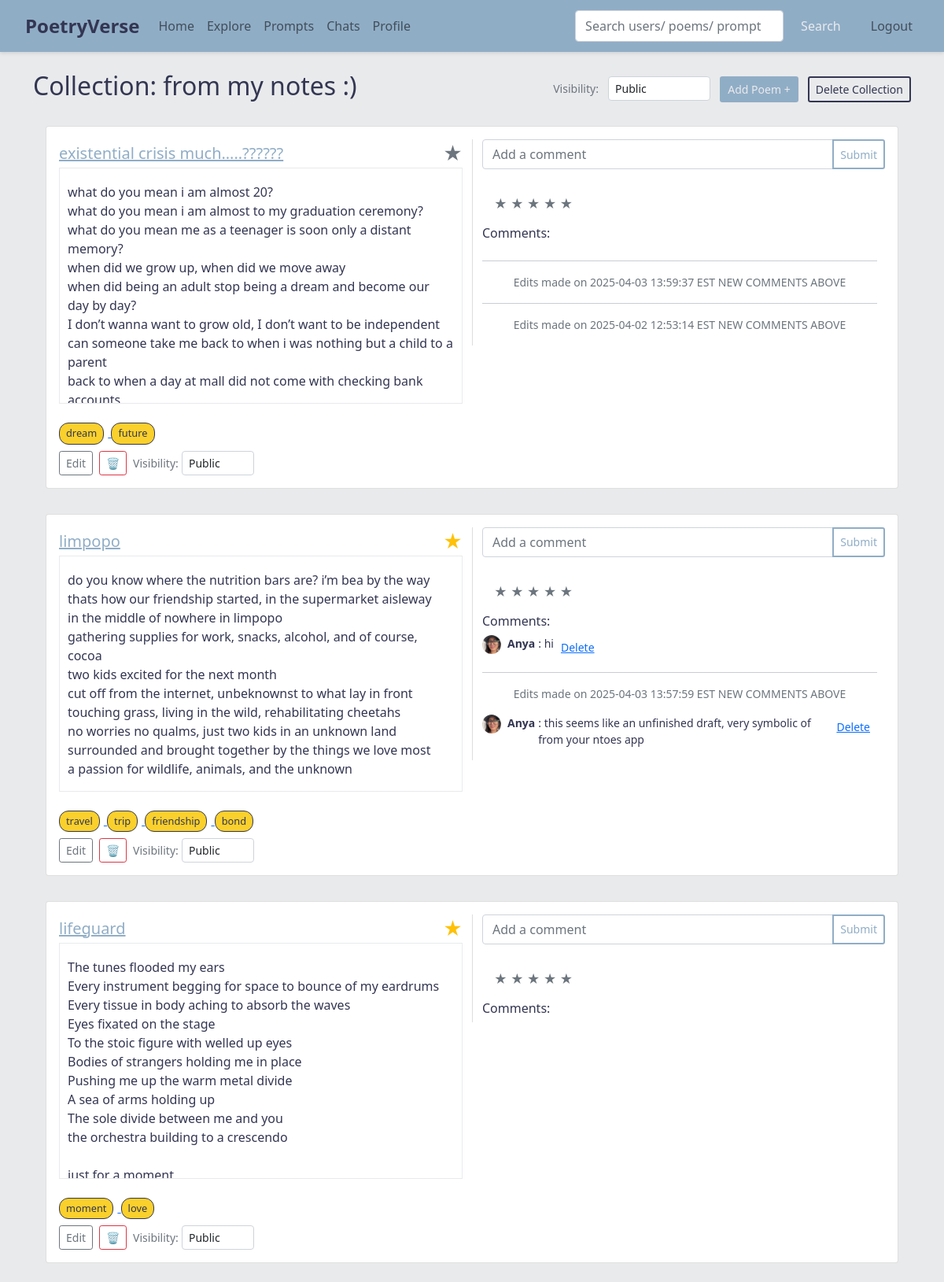
/collection/1 (signed in), run on an earlier commit of the app's database.
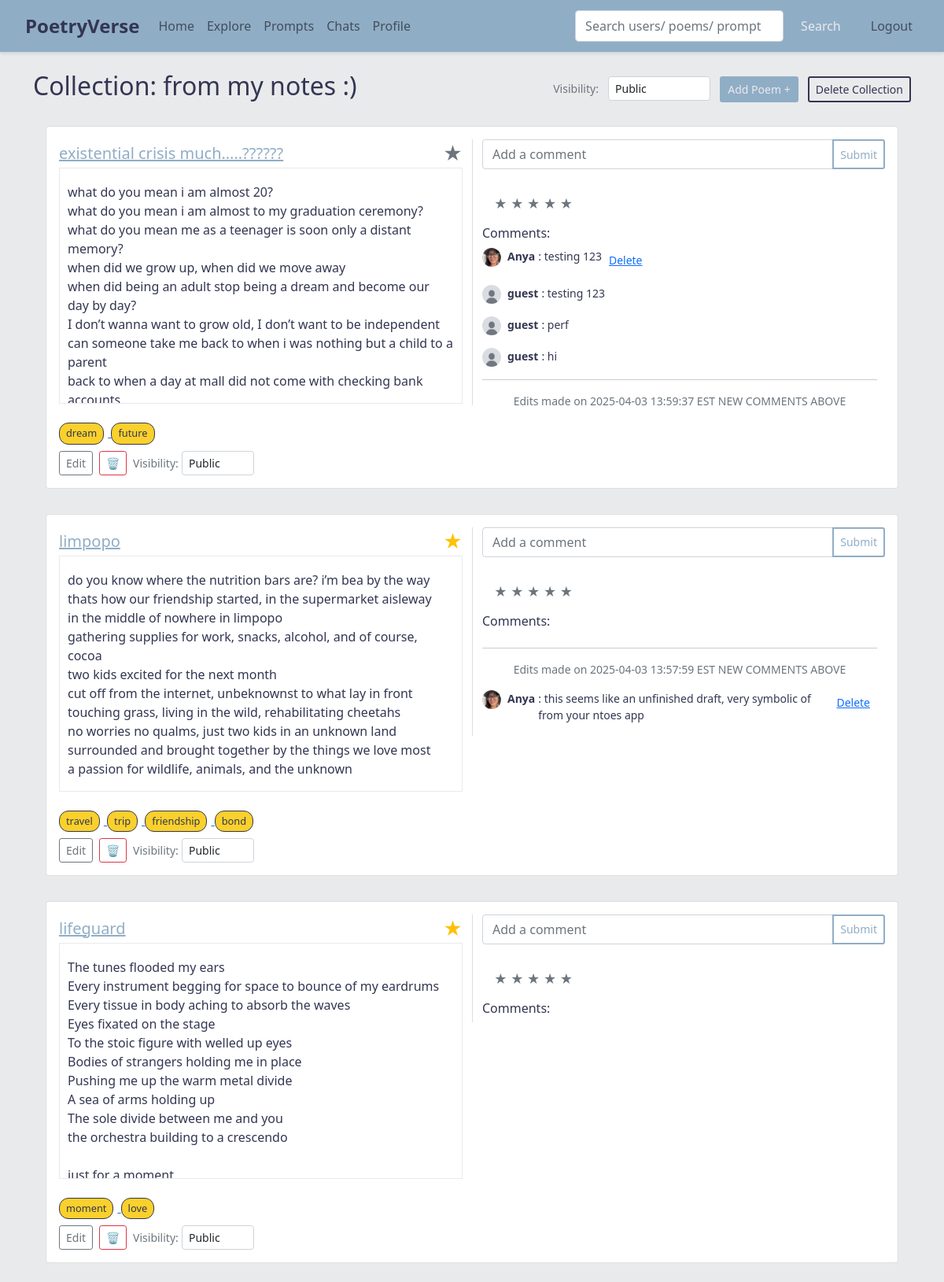
And on a later commit of the database.
### app.py (models this page shows)
class Collection(db.Model):
    id = db.Column(db.Integer, primary_key=True)
    name = db.Column(db.String(150), nullable=False)
    user_id = db.Column(db.Integer, db.ForeignKey('user.id'), nullable=False)
    poems = db.relationship('Poem', backref='collection', lazy=True)
    visibility = db.Column(db.String(10), nullable=False, default='public')

class Poem(db.Model):
    id = db.Column(db.Integer, primary_key=True)
    title = db.Column(db.String(200), nullable=False)
    content = db.Column(db.Text, nullable=False)
    poem_type = db.Column(db.String(100), nullable=True)
    rating = db.Column(db.Integer, default=0)
    user_id = db.Column(db.Integer, db.ForeignKey('user.id'), nullable=False)
    collection_id = db.Column(db.Integer, db.ForeignKey('collection.id'), nullable=True)
    visibility = db.Column(db.String(10), nullable=False, default='public')
    comments = db.relationship('Comment', backref='poem', lazy=True, cascade="all, delete-orphan")
    tags = db.relationship('Tag', secondary=poem_tags, backref=db.backref('poems', lazy='dynamic'))
    prompt_id = db.Column(db.Integer, db.ForeignKey('prompt.id'), nullable=True)

class Tag(db.Model):
    id = db.Column(db.Integer, primary_key=True)
    name = db.Column(db.String(50), unique=True, nullable=False)

class Comment(db.Model):
    id = db.Column(db.Integer, primary_key=True)
    text = db.Column(db.String(300), nullable=False)
    poem_id = db.Column(db.Integer, db.ForeignKey('poem.id'), nullable=False)
    user_id = db.Column(db.Integer, db.ForeignKey('user.id'), nullable=False)
    created_at = db.Column(db.DateTime, default=datetime.utcnow)
    is_edit_marker = db.Column(db.Boolean, default=False)
    author = db.relationship('User', backref='comments')

class User(db.Model, UserMixin):
    id = db.Column(db.Integer, primary_key=True)
    username = db.Column(db.String(150), unique=True, nullable=False)
    email = db.Column(db.String(150), unique=True, nullable=False)
    password = db.Column(db.String(200), nullable=False)
    description = db.Column(db.Text, nullable=True)
    profile_image = db.Column(db.String(300), nullable=True)
    poems = db.relationship('Poem', backref='author', lazy=True)
    collections = db.relationship('Collection', backref='owner', lazy=True)
    favorite_poems = db.relationship('Poem', secondary=favorites, backref=db.backref('favorited_by', lazy='dynamic'))
    following = db.relationship('User', secondary=followers,
                                primaryjoin=(followers.c.follower_id == id),
                                secondaryjoin=(followers.c.followed_id == id),
                                backref=db.backref('followers', lazy='dynamic'),
                                lazy='dynamic')

### app.py (the view)
@app.route('/collection/<int:collection_id>')
@login_required
def collection(collection_id):
    collection_obj = Collection.query.get_or_404(collection_id)
    if collection_obj.owner != current_user:
        flash("You don't have access to that collection", "danger")
        return redirect(url_for('profile'))
    poems = Poem.query.filter_by(collection_id=collection_id).all()
    chat_groups = current_user.chat_groups.all()
    return render_template('collection.html',
                           collection=collection_obj,
                           poems=poems,
                           chat_groups=chat_groups)

### app.py (called while the page is built)
@login_manager.user_loader
def load_user(user_id):
    return User.query.get(int(user_id))

### templates/collection.html (shortened to what this page needs)
{% extends "base.html" %}
{% block content %}
<div class="d-flex justify-content-between align-items-center mb-3">
  <h2>Collection: {{ collection.name }}</h2>
  <div>
    <small class="text-muted me-2">Visibility:</small>
    <select id="visibilitySelect-{{ collection.id }}" class="form-select form-select-sm d-inline-block me-2" style="width: auto;" onchange="window.updateCollectionVisibilityHandler({{ collection.id }}, this)">
      <option value="public" {% if collection.visibility == 'public' %}selected{% endif %}>Public</option>
    </select>
    <a href="{{ url_for('add_poem') }}" class="btn btn-sm btn-success me-2 prf-add">Add Poem +</a>
    <button class="btn btn-sm btn-outline-danger discard-custom" id="deleteCollectionBtn" data-collection-id="{{ collection.id }}">
      Delete Collection
    </button>
  </div>
</div>
<div class="list-group">
  {% for poem in poems %}
  <div class="list-group-item mb-3 custom-bg">
    <div class="card">
      <div class="card-body">
        <div class="row">
          <div class="col-md-6">
            <div class="d-flex justify-content-between align-items-center">
              <a href="{{ url_for('view_poem', poem_id=poem.id) }}" class="poem-link">
                <h5 class="card-title mb-0">{{ poem.title }}</h5>
              </a>
              <button class="favorite-btn" data-poem-id="{{ poem.id }}">
                <span class="star-icon {% if poem in current_user.favorite_poems %}text-warning{% else %}text-secondary{% endif %}">
                  &#9733;
                </span>
              </button>
            </div>
            <div class="poem-content-container">
              <p class="card-text mt-2">{{ poem.content | replace('\n', '<br>') | safe }}</p>
            </div>
            <br>
            {% if poem.tags %}
            <div class="poem-tags">
              {% for tag in poem.tags %}
              <a href="{{ url_for('search', q=tag.name) }}" class="tag-chip-link">
                <span class="tag-chip-display">{{ tag.name }}</span>
              </a>
              {% endfor %}
            </div>
            {% endif %}
            <div class="d-flex mt-2">
              <a href="{{ url_for('edit_poem', poem_id=poem.id) }}" class="btn btn-sm btn-outline-secondary">Edit</a>
              <button class="btn btn-sm btn-outline-danger ms-2 delete-btn" data-type="poem" data-name="{{ poem.title }}" data-id="{{ poem.id }}">
                &#128465;
              </button>
              <div class="ms-2">
                <small class="text-muted">Visibility:</small>
                <select id="visibilitySelect-poem-{{ poem.id }}" class="form-select form-select-sm d-inline-block" style="width: auto;" onchange="window.updatePoemVisibilityHandler({{ poem.id }}, this)">
                  <option value="public" {% if poem.visibility == 'public' %}selected{% endif %}>Public</option>
                </select>
              </div>
            </div>
          </div>
          <div class="col-md-6 d-flex flex-column" style="border-left: 1px solid #ddd;">
            <form class="add-comment-form" data-poem-id="{{ poem.id }}">
              <div class="input-group mb-2">
                <input type="text" class="form-control" name="comment" placeholder="Add a comment">
                <button type="submit" class="btn btn-sm btn-outline-primary add-button-new">Submit</button>
              </div>
            </form>
            <br>
            <div class="rating mb-3" data-rating="{{ poem.rating }}" data-poem-id="{{ poem.id }}" style="padding-left: 15px;">
              {% for i in range(1, 6) %}
                <span class="star {% if i <= poem.rating %}text-warning{% else %}text-secondary{% endif %}" data-rating-value="{{ i }}">&#9733;</span>
              {% endfor %}
            </div>
            <div class="comments-container">
              <h6>Comments:</h6>
              <div class="comments-list">
                {% set sorted_comments = poem.comments|sort(attribute='created_at', reverse=True) %}
                {% for comment in sorted_comments %}
                  {% if comment.is_edit_marker %}
                    <hr>
                    <p class="small text-center text-muted">{{ comment.text }}</p>
                  {% else %}
                    <p class="small d-flex align-items-start" id="comment-{{ comment.id }}">
                      {% if comment.author.profile_image %}
                        <img src="{{ comment.author.profile_image }}" alt="Profile" class="comment-profile-img">
                      {% else %}
                        <div class="rounded-circle bg-secondary d-flex justify-content-center align-items-center comment-profile-img">
                          <span class="text-white">?</span>
                        </div>
                      {% endif %}
                      <strong class="me-1">{{ comment.author.username }}</strong>: {{ comment.text }}
                      {% if current_user.is_authenticated and comment.user_id == current_user.id %}
                        <button class="btn btn-link btn-sm delete-comment" data-comment-id="{{ comment.id }}">Delete</button>
                      {% endif %}
                    </p>
                  {% endif %}
                {% endfor %}
              </div>
            </div>
          </div>
        </div>
      </div>
    </div>
  </div>
  {% endfor %}
</div>
{% endblock %}

### templates/base.html (shortened to what this page needs)
<!DOCTYPE html>
<html lang="en">
<head>
  <link href="https://cdn.jsdelivr.net/npm/bootstrap@5.0.2/dist/css/bootstrap.min.css" rel="stylesheet">
  <link rel="stylesheet" href="{{ url_for('static', filename='css/global.css') }}">
</head>
<body>
  <nav class="navbar navbar-expand-lg navbar-light navbar-custom">
    <div class="container-fluid">
      <a class="navbar-brand" href="{{ url_for('home') }}">PoetryVerse</a>
      <div class="collapse navbar-collapse" id="navbarNav">
        <ul class="navbar-nav me-auto">
          <li class="nav-item">
            <a class="nav-link {% if request.endpoint == 'home' %}active{% endif %}" href="{{ url_for('home') }}">Home</a>
          </li>
          <li class="nav-item">
            <a class="nav-link {% if request.endpoint == 'explore' %}active{% endif %}" href="{{ url_for('explore') }}">Explore</a>
          </li>
          <li class="nav-item">
            <a class="nav-link {% if request.endpoint == 'prompts' %}active{% endif %}" href="{{ url_for('prompts') }}">Prompts</a>
          </li>
          {% if current_user.is_authenticated %}
          <li class="nav-item">
            <a class="nav-link {% if request.endpoint == 'chats' %}active{% endif %}" href="{{ url_for('chats') }}">Chats</a>
          </li>
          <li class="nav-item">
            <a class="nav-link {% if request.endpoint == 'profile' %}active{% endif %}" href="{{ url_for('profile') }}">Profile</a>
          </li>
          {% endif %}
        </ul>
        <form class="d-flex me-3" action="{{ url_for('search') }}" method="GET">
          <input class="form-control me-2 custom-searchbar" type="search" name="q" placeholder="Search users/ poems/ prompts">
          <button class="btn btn-outline-success prf-add" type="submit">Search</button>
        </form>
        <ul class="navbar-nav">
          {% if current_user.is_authenticated %}
          <li class="nav-item">
            <a class="nav-link" href="{{ url_for('logout') }}">Logout</a>
          </li>
          {% endif %}
        </ul>
      </div>
    </div>
  </nav>
  <div class="container mt-4">
    {% block content %}{% endblock %}
  </div>
</body>
</html>

### static/css/global.css (style rules this page uses)
body { background-color: #e9eaec; color: #333652; }
.navbar-custom { background-color: #90adc6 !important; padding: 10px 20px; box-shadow: 0 2px 4px rgba(0,0,0,0.1); }
.navbar-custom .nav-link { color: #333652; font-weight: 500; transition: color 0.3s, border-bottom 0.3s; position: relative; }
.navbar-brand { font-size: 1.5rem; font-weight: bold; color: #333652 !important; }
.prf-add { background-color: #90adc6; color: #e9eaec; border: 2px solid #90adc6; }
.discard-custom { background-color: #e9eaec; border: 2px solid #333652; color: #333652; }
.custom-bg { background-color: #e9eaec; border: none !important; color: #333652; }
.add-button-new { background-color: #ffffff; border: 2px solid #90adc6; color: #90adc6; }
.col-md-6 { display: flex; flex-direction: column; justify-content: space-between; height: 100%; }
.poem-content-container { max-height: 300px; overflow-y: auto; padding: 10px; border: 1px solid #e9eaec; }
.comments-container { display: flex; flex-direction: column; flex-grow: 1; max-height: 100%; }
.comments-list { flex-grow: 1; max-height: 200px; overflow-y: auto; padding-right: 10px; }
.comment-profile-img { width: 24px; height: 24px; border-radius: 50%; object-fit: cover; object-position: center; margin-right: 0.5rem; }
.poem-link { color: #90adc6; }
.favorite-btn { border: none; background: none; padding: 0; font-size: 1.5rem; cursor: pointer; }
.star-icon { font-size: 1.5rem; color: black; transition: color 0.1s ease-in-out; }
.star-icon.text-warning { color: gold; }
.tag-chip-display { display: inline-block; background-color: #fad02c; color: #333652; padding: 3px 8px; border: 1px solid #333652; border-radius: 12px; font-size: 0.8rem; margin-right: 5px; transition: color 0.9s ease-in-out; }
.custom-searchbar { width: 265px; }

What changed in the data, as far as the page shows it:
removed Comment: author.profile_image (picture), author.username "Anya", text "hi", shown under Poem "limpopo"
computed for Poem "existential crisis much…..??????": loses Comment (text "Edits made on 2025-04-02 12:53:14 EST NEW COMMENTS ABOVE")
added Comment: author.profile_image (picture), author.username "Anya", text "testing 123", shown under Poem "existential crisis much…..??????"
added Comment: author.profile_image (picture), author.username "guest", text "testing 123", shown under Poem "existential crisis much…..??????"
added Comment: author.profile_image (picture), author.username "guest", text "perf", shown under Poem "existential crisis much…..??????"
added Comment: author.profile_image (picture), author.username "guest", text "hi", shown under Poem "existential crisis much…..??????"
